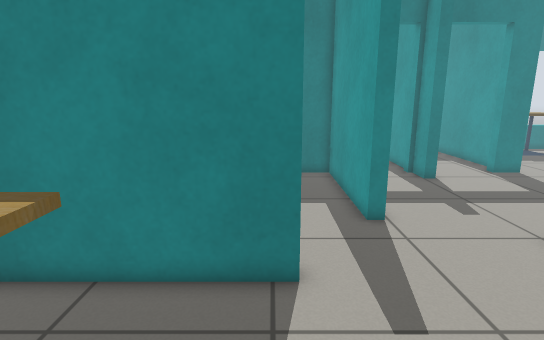
[1] (above)

24 first-person views from a walk through a robot-simulator world made for Gazebo. The camera is 1 m above the floor, tilts 12° down and sees 80° across. The floor is counted in squares, 0.25 m on a side. Each view is taken from the middle of a square. On the plan, view 1 faces up. The plan holds only what a view shows up to about 20 squares ahead; the rest is blank. Robots are left out. Simple patterns stand in for the simulator's built-in surfaces.

[2]
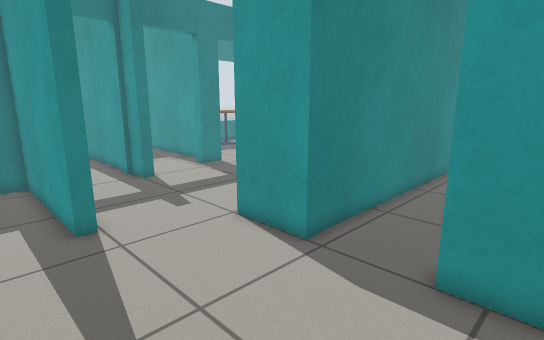

[3]
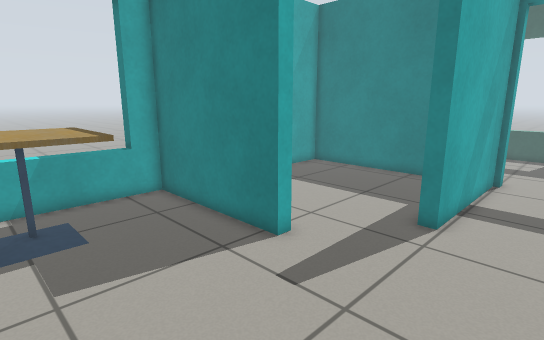

[4]
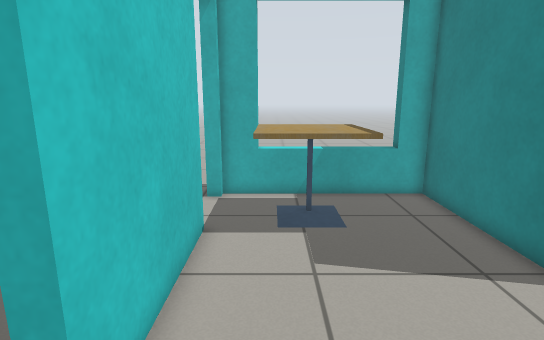

[5]
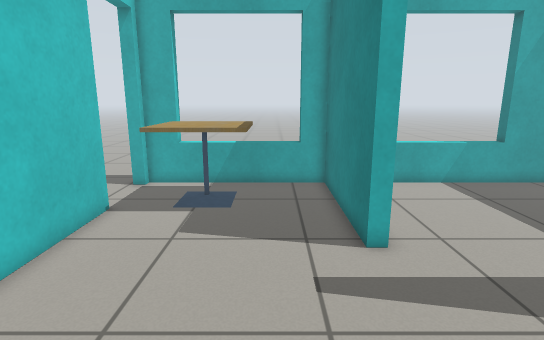

[6]
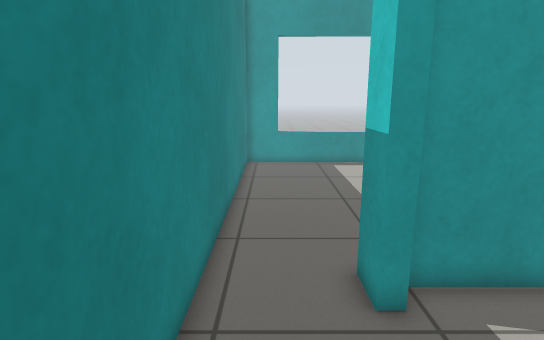

[7]
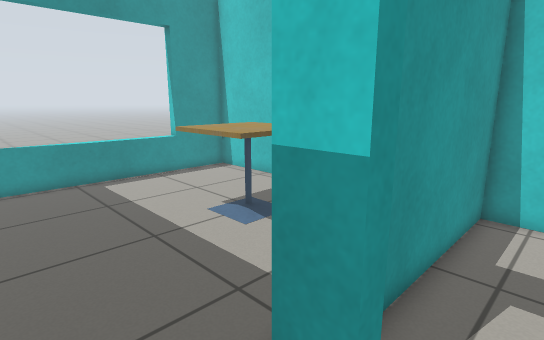

[8]
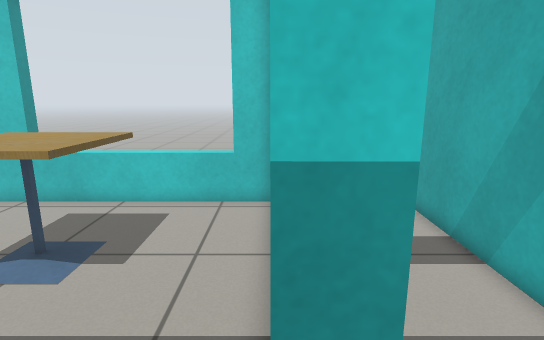

[9]
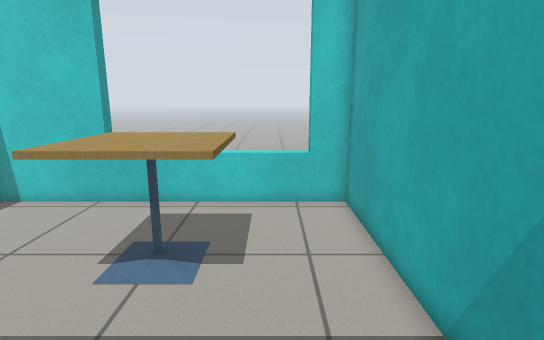

[10]
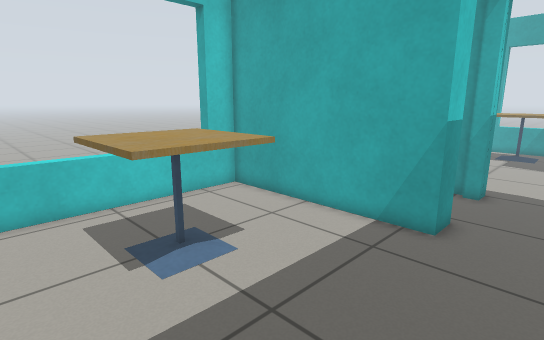

[11]
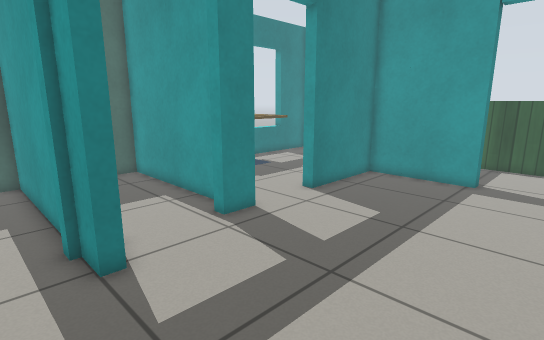

[12]
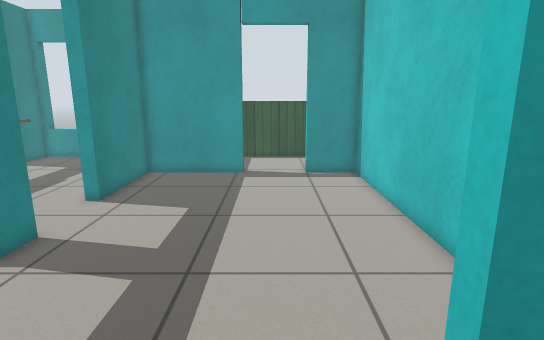

[13]
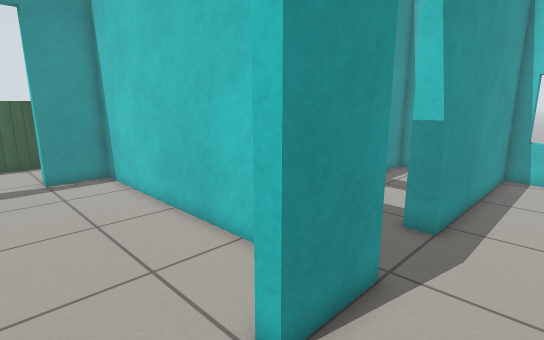

[14]
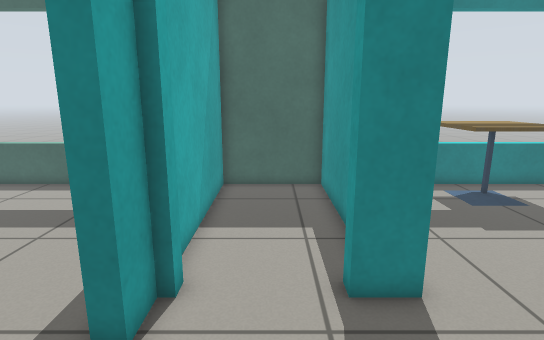

[15]
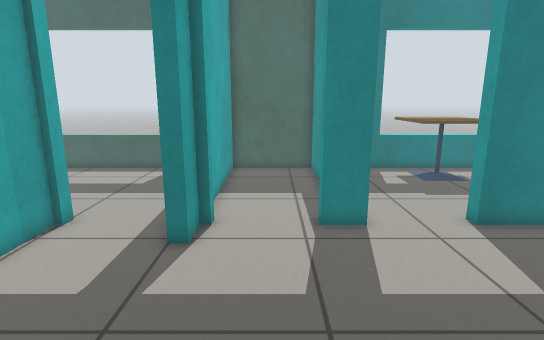

[16]
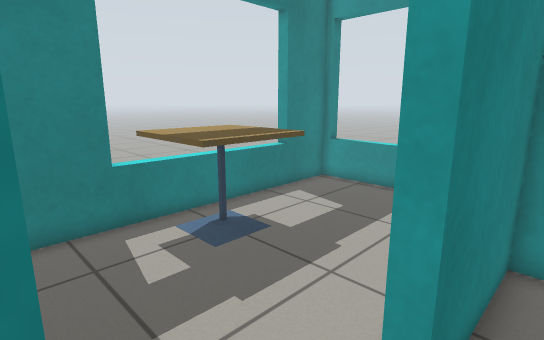

[17]
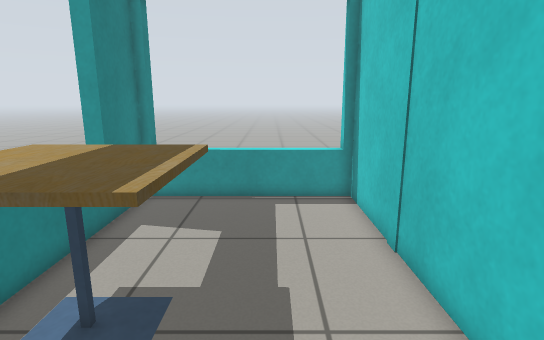

[18]
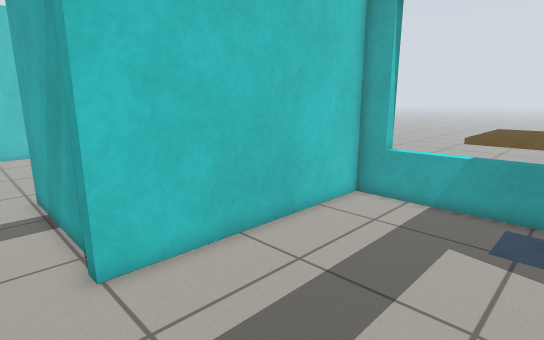

[19]
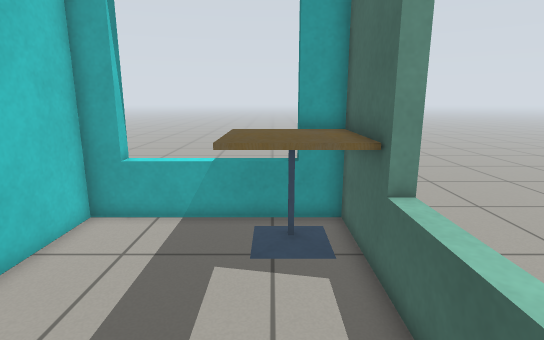

[20]
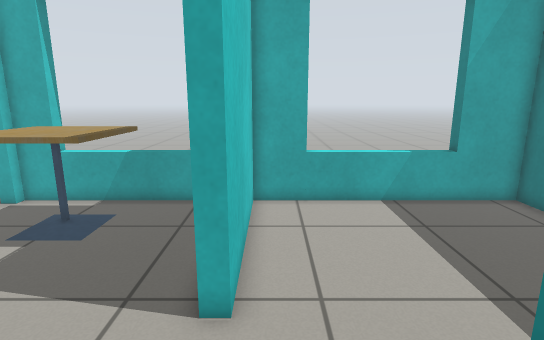

[21]
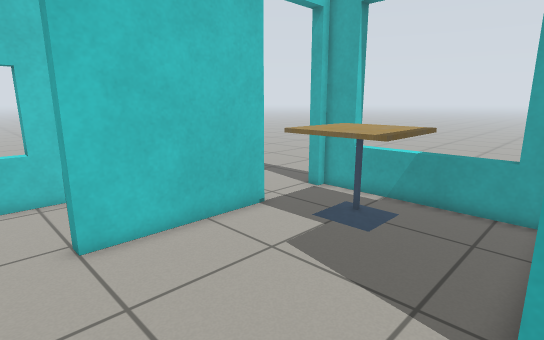

[22]
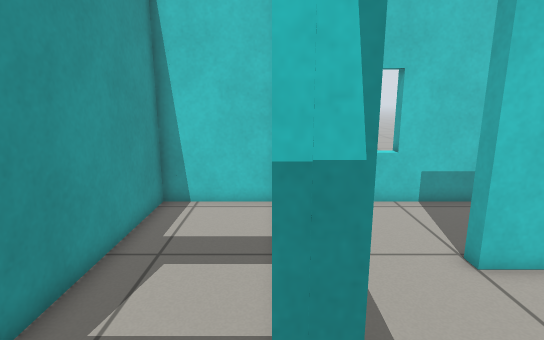

[23]
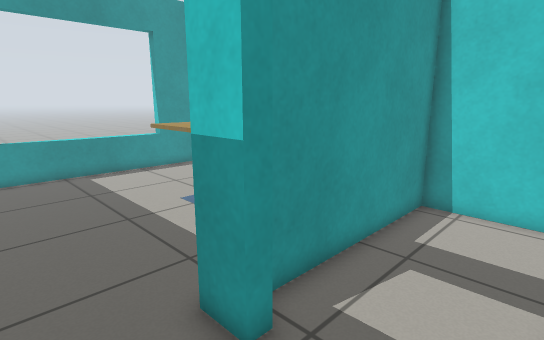

[24]
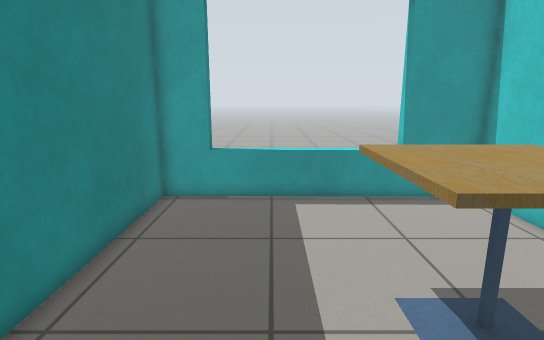

### Floor plan
Ten units are one square. View 1 is at (0, 0); x grows to the right and y downward. Boxes are objects, and circles mark ways between rooms. Rooms are numbered by the first view taken in them; rooms with no view inside come last. Other rooms are left out.
<svg viewBox="-73 -280 365 361">
<path fill="none" stroke="#000" d="M6 -72 6 -66 -68 -66 -68 22M-27 22 40 22 40 29M80 -56 80 -76M80 34 80 -20M126 -20 140 -20 140 76 282 76 284 -56 80 -56M80 -20 90 -20M40 -186 40 -105 33 -105 33 -180 -68 -180 -68 -72 6 -72M80 -76 80 -88 86 -88M86 -166 80 -166 80 -180M143 -180 126 -180M231 -126 231 -180 177 -180M114 -62 231 -62 231 -90M86 -180 86 -166M185 -186 284 -186 284 -275M286 -233 287 -274 151 -274M-64 -274 -68 -274 -68 -186 40 -186M80 -192 80 -274M44 -274 -25 -274M86 8 86 66M86 -14 86 -9M90 76 134 76 134 -11M134 -197 134 -274 86 -274 86 -199"/>
<rect x="-65" y="-35" width="50" height="40" fill="#bbb"><title>cafe table</title></rect>
<rect x="175" y="5" width="50" height="40" fill="#bbb"><title>cafe table</title></rect>
<rect x="175" y="-275" width="50" height="50" fill="#bbb"><title>cafe table</title></rect>
<rect x="-65" y="-275" width="40" height="40" fill="#bbb"><title>cafe table</title></rect>
<circle cx="92" cy="-28" r="3" fill="#2a7"/>
<circle cx="40" cy="-70" r="3" fill="#2a7"/>
<circle cx="85" cy="-125" r="3" fill="#2a7"/>
<circle cx="60" cy="-185" r="3" fill="#2a7"/>
<circle cx="157" cy="-184" r="3" fill="#2a7"/>
<circle cx="107" cy="-184" r="3" fill="#2a7"/>
<text x="10" y="-30">1</text>
<text x="200" y="10">2</text>
<text x="10" y="-120">3</text>
<text x="160" y="-120">4</text>
<text x="210" y="-230">5</text>
<text x="0" y="-230">6</text>
<text x="110" y="30">7</text>
<text x="110" y="-230">8</text>
</svg>
Room 1 opens to room 2. Room 1 opens to room 3. Room 3 opens to room 4. Room 3 opens to room 6. Room 4 opens to room 5. Room 4 opens to room 8.

Where each view was taken, in squares from view 1:
view 1: 0 up, 0 right, facing up
view 2: 0 up, 1 right, facing up-right
view 3: 0 up, 7 right, facing up-left
view 4: 0 up, 7 right, facing left
view 5: 4 up, 9 right, facing left
view 6: 4 up, 7 right, facing right
view 7: 5 up, 11 right, facing down-right
view 8: 5 up, 14 right, facing down
view 9: 5 up, 17 right, facing down
view 10: 5 up, 24 right, facing down-left
view 11: 9 up, 6 right, facing up-right
view 12: 11 up, 5 right, facing right
view 13: 12 up, 5 right, facing down-right
view 14: 12 up, 11 right, facing up
view 15: 8 up, 11 right, facing up
view 16: 17 up, 14 right, facing up-right
view 17: 22 up, 15 right, facing right
view 18: 26 up, 6 right, facing down-left
view 19: 25 up, 4 right, facing left
view 20: 8 up, 6 right, facing left
view 21: 7 up, 6 right, facing down-left
view 22: 5 up, 9 right, facing down
view 23: 5 up, 9 right, facing down-right
view 24: 1 up, 15 right, facing right
